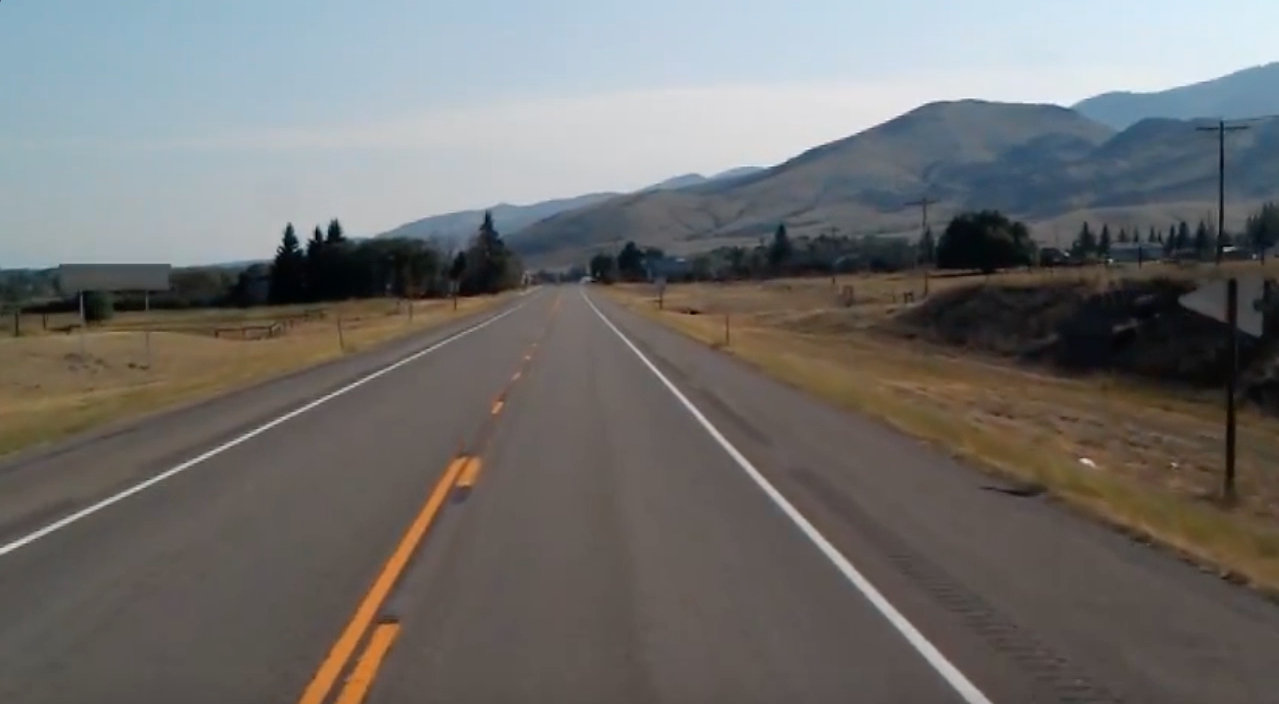
#> input picture finding-shiny/test_image.jpg, 1279 x 704 px, given in place of the camera
$ python shape.py
#> lines starting #> are read from the running program, lines starting #| are printed output that depends on the picture; after the words box and inside, x2 and y2 are one past the last pixel; in counts of white or black regions, pixels touching at a corner belong together
import cv2
import numpy as np

def nothing(x):
    pass

cap = cv2.VideoCapture(0)

cv2.namedWindow("Trackbars")
cv2.createTrackbar("L-H", "Trackbars", 0, 180, nothing)
cv2.createTrackbar("L-S", "Trackbars", 68, 255, nothing)
cv2.createTrackbar("L-V", "Trackbars", 154, 255, nothing)
cv2.createTrackbar("U-H", "Trackbars", 180, 180, nothing)
cv2.createTrackbar("U-S", "Trackbars", 255, 255, nothing)
cv2.createTrackbar("U-V", "Trackbars", 243, 255, nothing)

while True:
    _, frame = cap.read()
#> frame is the input picture: shape (704, 1279, 3); mean B, G, R 109.7, 111.3, 112.3
    hsv = cv2.cvtColor(frame, cv2.COLOR_BGR2HSV)
#> hsv: shape (704, 1279, 3); mean H, S, V 51.3, 49.6, 121.7

    l_h = cv2.getTrackbarPos("L-H", "Trackbars")
    l_s = cv2.getTrackbarPos("L-S", "Trackbars")
    l_v = cv2.getTrackbarPos("L-V", "Trackbars")
    u_h = cv2.getTrackbarPos("U-H", "Trackbars")
    u_s = cv2.getTrackbarPos("U-S", "Trackbars")
    u_v = cv2.getTrackbarPos("U-V", "Trackbars")

    lower_red = np.array([l_h, l_s, l_v])
    upper_red = np.array([u_h, u_s, u_v])

    mask = cv2.inRange(hsv, lower_red, upper_red)
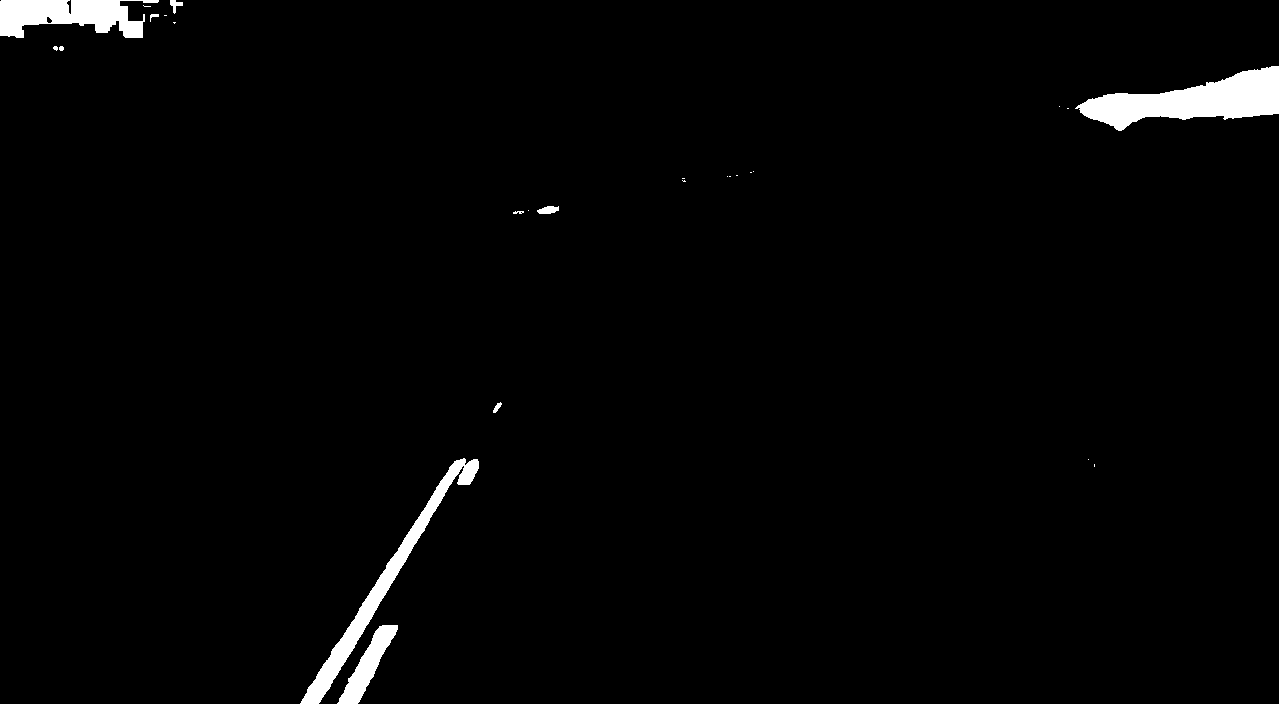
#> mask: shape (704, 1279); 1.9% white; 26 white regions (16 under 20 px), largest, box (x1, y1, x2, y2) and area: (1075, 66, 1279, 131) 6553, (300, 458, 479, 704) 4332, (0, 0, 159, 38) 3851
    kernel = np.ones((5, 5), np.uint8)
    mask = cv2.erode(mask, kernel)
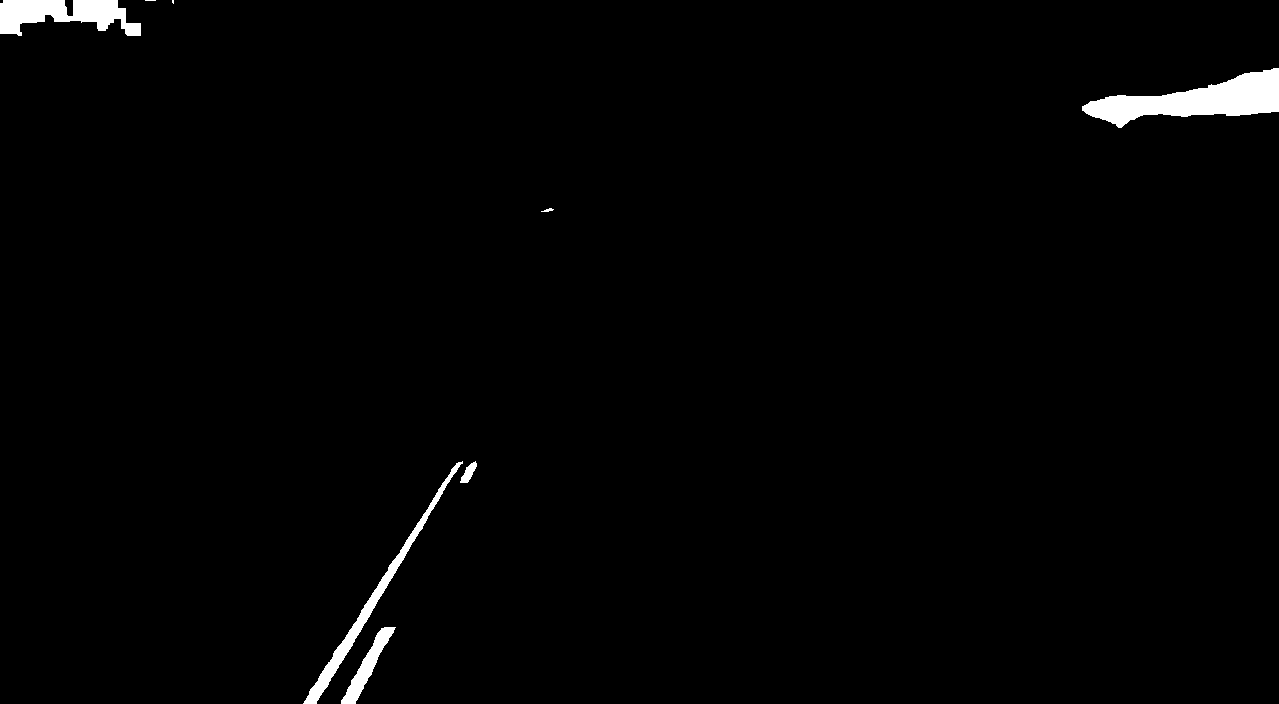
#> mask: shape (704, 1279); 1.4% white; 8 white regions (2 under 20 px)

    contours, _ = cv2.findContours(mask, cv2.RETR_TREE, cv2.CHAIN_APPROX_SIMPLE)
#> contours = 8 contours, 3 with area under 20; largest, box (x1, y1, x2, y2) and area: (1082, 68, 1279, 128) 5312, (0, 0, 141, 36) 2899, (303, 461, 463, 704) 2126, (341, 627, 396, 704) 1032, (460, 461, 477, 483) 154

    for cnt in contours:
        cv2.drawContours(frame, [cnt], 0, (0, 0, 0), 5)
#> this loop made 8 passes
#> cnt on passes 6 to 7: [[172, 0], [172, 2], [173, 3], [173, 0]], [[145, 0], [155, 0]]
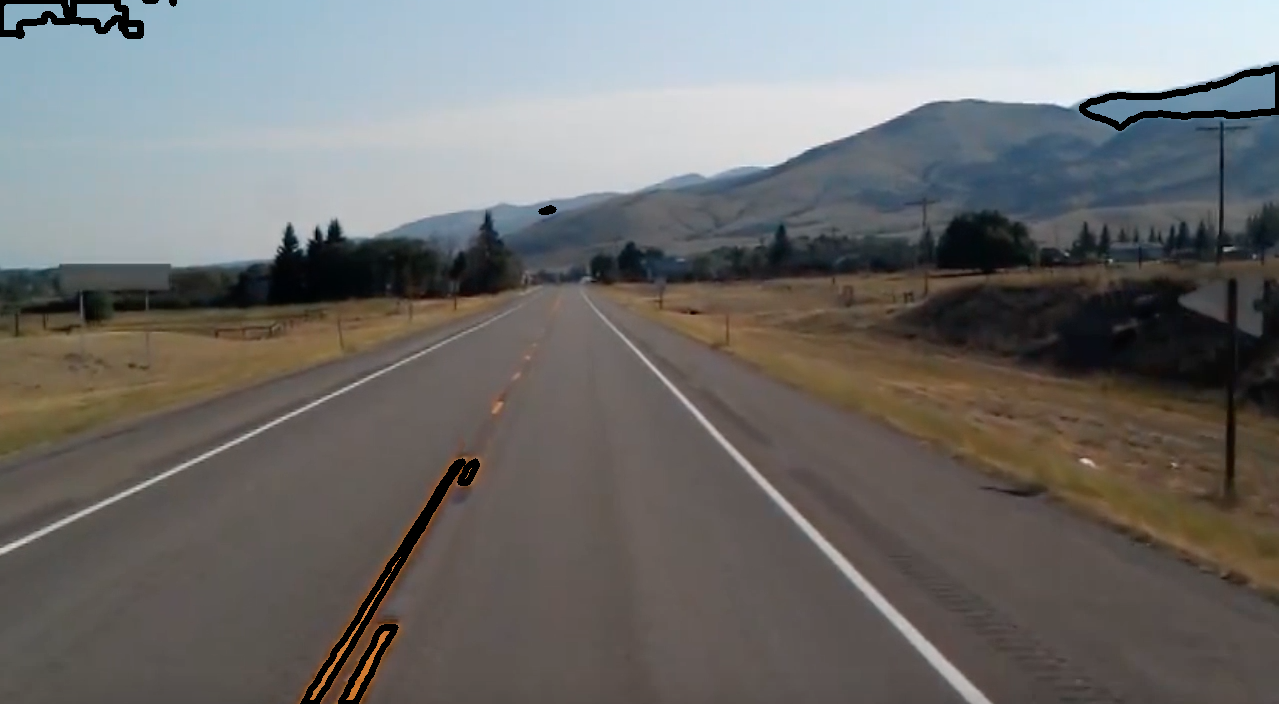
#> frame: shape (704, 1279, 3); 1.19% of pixels changed, all inside (x1, y1, x2, y2) = (0, 0, 1279, 704)


    cv2.imshow("Frame", frame)
    cv2.imshow("Mask", mask)
    cv2.imshow("kernel", kernel)
    if cv2.waitKey(20) & 0xFF == ord('q'):
#> (key q is pressed here)
        break

cap.release()
#> (the run stopped early here; a loop or call above may not have finished)
